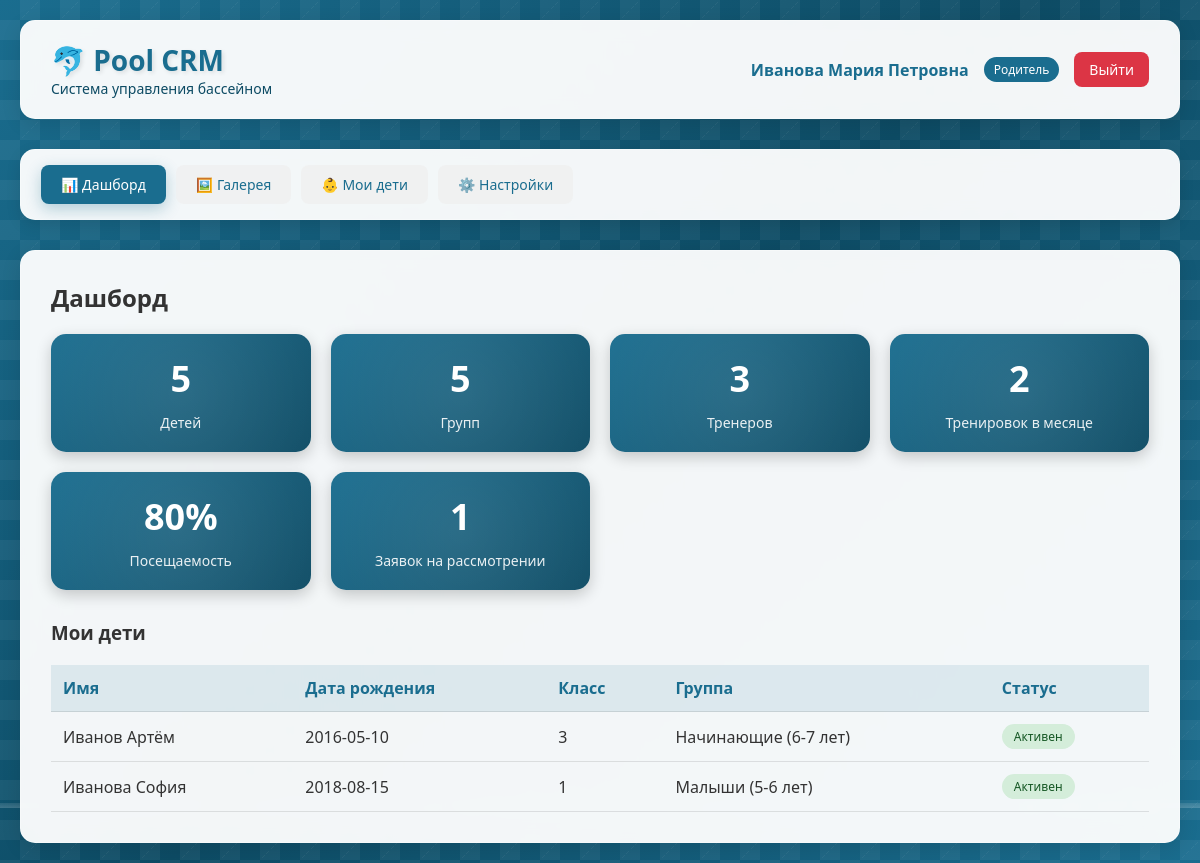
The app's page /dashboard (signed in), older data.
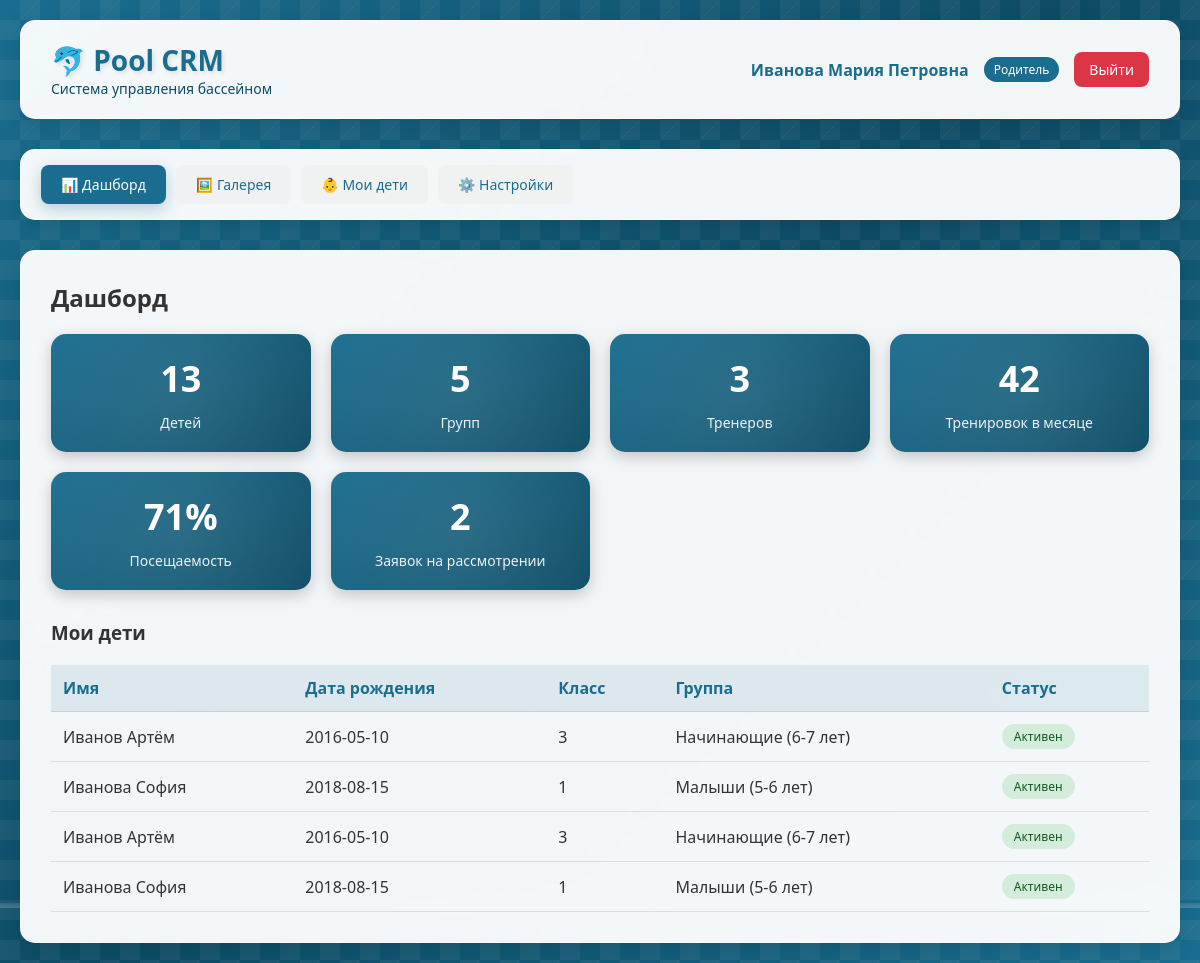
The same page, newer data.
### database.py (models this page shows)
class GroupDB(Base):
    __tablename__ = "groups"
    id = Column(Integer, primary_key=True, index=True)
    name = Column(String, nullable=False)
    level = Column(Integer, nullable=False)
    coach_id = Column(Integer, ForeignKey("coaches.id"))
    max_capacity = Column(Integer, default=12)
    age_tolerance = Column(Float, default=1.0)
    is_active = Column(Boolean, default=True)
    created_at = Column(String, default=lambda: datetime.now().strftime("%d.%m.%Y %H:%M"))
    coach = relationship("CoachDB", back_populates="groups")
    time_slots = relationship("TimeSlotDB", back_populates="group", cascade="all, delete-orphan")
    enrollments = relationship("EnrollmentDB", back_populates="group")
    trainings = relationship("TrainingDB", back_populates="group")
    applications = relationship("ApplicationDB", back_populates="group")
    transfer_history_from = relationship("TransferHistoryDB", foreign_keys="TransferHistoryDB.from_group_id", back_populates="from_group")
    transfer_history_to = relationship("TransferHistoryDB", foreign_keys="TransferHistoryDB.to_group_id", back_populates="to_group")
    transfer_requests_from = relationship("TransferRequestDB", foreign_keys="TransferRequestDB.from_group_id", back_populates="from_group")
    transfer_requests_to = relationship("TransferRequestDB", foreign_keys="TransferRequestDB.suggested_group_id", back_populates="suggested_group")

class ChildDB(Base):
    __tablename__ = "children"
    id = Column(Integer, primary_key=True, index=True)
    parent_id = Column(Integer, ForeignKey("parents.id"), nullable=False)
    name = Column(String, nullable=False)
    birthdate = Column(Date, nullable=False)
    class_num = Column(Integer)
    study_year = Column(Integer)
    medical_note = Column(String)
    medical_date = Column(Date)
    is_active = Column(Boolean, default=True)
    parent = relationship("ParentDB", back_populates="children")
    enrollments = relationship("EnrollmentDB", back_populates="child")
    attendances = relationship("AttendanceDB", back_populates="child")
    transfer_history = relationship("TransferHistoryDB", back_populates="child")
    transfer_requests = relationship("TransferRequestDB", back_populates="child")
    applications = relationship("ApplicationDB", back_populates="child")  # <-- ДОБАВИТЬ

### main.py (the view)
@app.get("/dashboard", response_class=HTMLResponse)
async def dashboard(request: Request, db: Session = Depends(get_db)):
    user = get_current_user(request, db)
    if not user:
        return RedirectResponse(url="/login")
    children_count = db.query(ChildDB).filter(ChildDB.is_active == True).count()
    groups_count = db.query(GroupDB).filter(GroupDB.is_active == True).count()
    coaches_count = db.query(CoachDB).filter(CoachDB.is_active == True).count()
    today = date.today()
    trainings_this_month = db.query(TrainingDB).filter(TrainingDB.date >= date(today.year, today.month, 1), TrainingDB.date <= date(today.year, today.month, 28)).count()
    attendances = db.query(AttendanceDB).filter(AttendanceDB.status == AttendanceStatus.PRESENT).count()
    total_attendances = db.query(AttendanceDB).count()
    attendance_rate = round((attendances / total_attendances * 100) if total_attendances > 0 else 0)
    pending_applications = db.query(ApplicationDB).filter(ApplicationDB.status.in_([ApplicationStatus.NEW, ApplicationStatus.ON_REVIEW])).count()
    stats = {"children": children_count, "groups": groups_count, "coaches": coaches_count, "trainings_this_month": trainings_this_month, "attendance_rate": attendance_rate, "pending_applications": pending_applications}
    user_children = []
    if user["role"] == "parent":
        children = db.query(ChildDB).filter(ChildDB.parent_id == user["id"], ChildDB.is_active == True).all()
        for child in children:
            enrollment = db.query(EnrollmentDB).filter(EnrollmentDB.child_id == child.id, EnrollmentDB.status == EnrollmentStatus.ACTIVE).first()
            user_children.append({"id": child.id, "name": child.name, "birthdate": child.birthdate, "class_num": child.class_num, "group_name": enrollment.group.name if enrollment else None, "is_active": child.is_active})
    user["children"] = user_children
    return templates.TemplateResponse(name="dashboard.html", request=request, context={"request": request, "user": user, "stats": stats})

### templates/dashboard.html (shortened to what this page needs)
{% extends "base.html" %}
{% block content %}
<div class="action-bar">
    <h2>Дашборд</h2>
</div>
<div class="stats-grid">
    <div class="stat-card">
        <div class="stat-number">{{ stats.children }}</div>
        <div class="stat-label">Детей</div>
    </div>
    <div class="stat-card">
        <div class="stat-number">{{ stats.groups }}</div>
        <div class="stat-label">Групп</div>
    </div>
    <div class="stat-card">
        <div class="stat-number">{{ stats.coaches }}</div>
        <div class="stat-label">Тренеров</div>
    </div>
    <div class="stat-card">
        <div class="stat-number">{{ stats.trainings_this_month }}</div>
        <div class="stat-label">Тренировок в месяце</div>
    </div>
    <div class="stat-card">
        <div class="stat-number">{{ stats.attendance_rate }}%</div>
        <div class="stat-label">Посещаемость</div>
    </div>
    <div class="stat-card">
        <div class="stat-number">{{ stats.pending_applications }}</div>
        <div class="stat-label">Заявок на рассмотрении</div>
    </div>
</div>
{% if user.role == 'parent' and user.children %}
<h3>Мои дети</h3>
<table class="data-table">
    <thead>
        <tr>
            <th>Имя</th>
            <th>Дата рождения</th>
            <th>Класс</th>
            <th>Группа</th>
            <th>Статус</th>
        </tr>
    </thead>
    <tbody>
        {% for child in user.children %}
        <tr>
            <td>{{ child.name }}</td>
            <td>{{ child.birthdate }}</td>
            <td>{{ child.class_num or '-' }}</td>
            <td>{{ child.group_name or 'Не назначен' }}</td>
            <td>
                <span class="status-badge {% if child.is_active %}status-active{% else %}status-completed{% endif %}">
                    {% if child.is_active %}Активен{% else %}Неактивен{% endif %}
                </span>
            </td>
        </tr>
        {% endfor %}
    </tbody>
</table>
{% endif %}
{% endblock %}

Row changes from the older to the newer data that the page shows:
added ChildDB: name "Иванов Артём", birthdate "2016-05-10"
added ChildDB: name "Иванова София", birthdate "2018-08-15"
Text that changed along with them:
{{ stats.children }}: "5" → "13"
{{ stats.trainings_this_month }}: "2" → "42"
{{ stats.attendance_rate }}: "80" → "71"
{{ stats.pending_applications }}: "1" → "2"
new list line: "3 Активен"
new list line: "Начинающие (6-7 лет)"
new list line: "1 Активен"
new list line: "Малыши (5-6 лет)"
